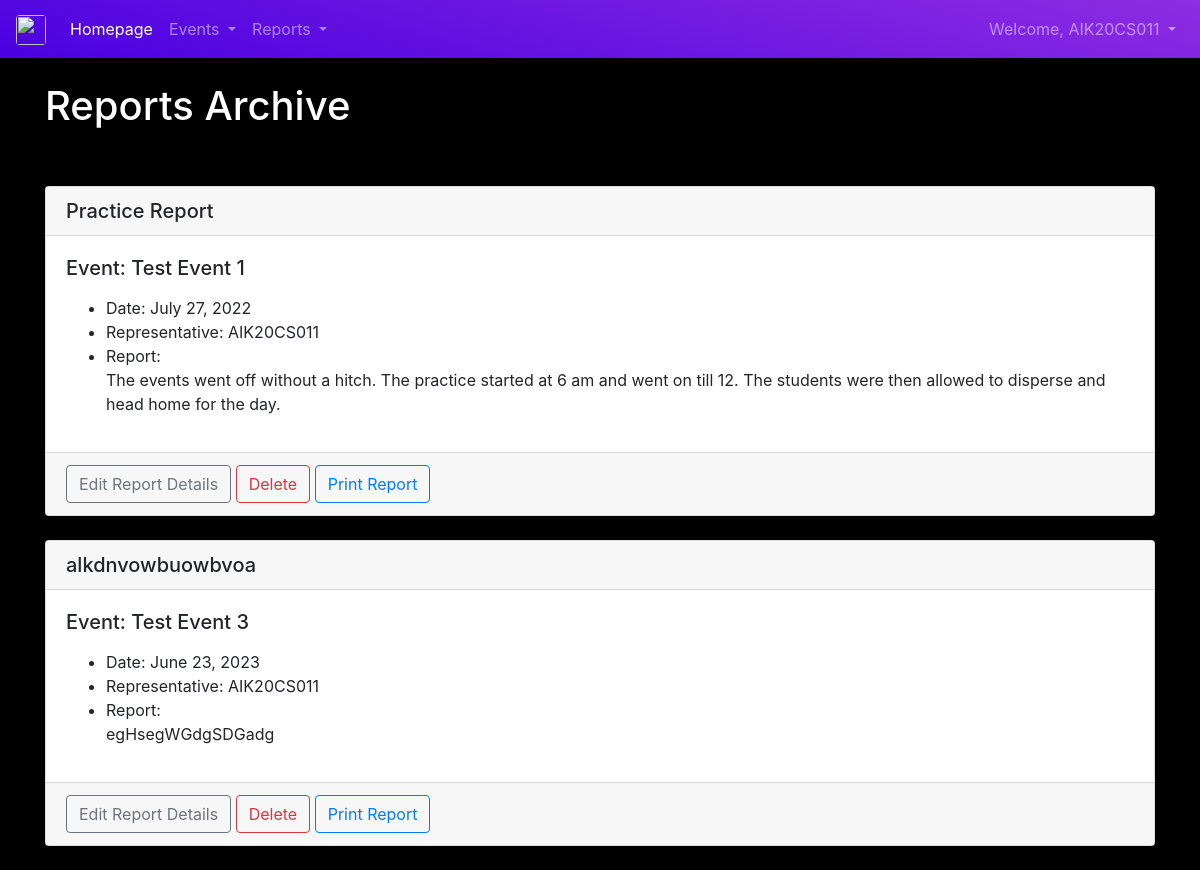
/reports (signed in), run on the app's committed database.
### App2/models.py (models this page shows, shortened)
class Report(models.Model):
    title = models.CharField('Event Report', max_length=100)
    event = models.OneToOneField(Event, blank=False, on_delete=models.CASCADE)
    report_date = models.DateField('Report Date')
    report_author = models.ForeignKey(User, blank=False, null=False, on_delete=models.CASCADE)
    body = RichTextField(blank=False)

class BaseModel(models.Model):
    objects=models.Manager()
    class Meta:
        abstract = True

class Event(BaseModel):
    name = models.CharField('Event Name', max_length=120)
    overseer = models.ForeignKey(User, default='', blank=True, null=False, on_delete=models.CASCADE, related_name='Overseer')
    event_club = models.ForeignKey(Club, default='', blank=True, null=False, on_delete=models.CASCADE)
    event_date = models.DateTimeField('Event Date')
    venue = models.ForeignKey(Venue, blank=True, null=True, on_delete=models.CASCADE)
    description = models.TextField(blank=True)
    attendees = models.ManyToManyField(User, blank=True, related_name='Attendees')
    approved = models.BooleanField(default=False)
    def __str__(self):
        return self.name

### App2/views.py (the view)
# urls.py: path("reports", views.reports, name="reports" ),
def reports(request):
    if request.user.is_authenticated:
        report1 = Report.objects.all()
        return render(request, 'App2/reports.html', {'report1': report1})
    else:
        messages.error(request, ("Please login to view the archive"))
        return HttpResponseRedirect('/')

### App2/templates/App2/reports.html (shortened to what this page needs)
<!DOCTYPE html>
<html lang="en">
<head>
</head>
<body>
{% extends "App2/header.html" %}
{% block content %}
{% if user.is_authenticated %}
<h1 id="header">Reports Archive</h1>
    <br/><br/>
    {% for report in report1 %}
    <div class="card">
        <h5 class="card-header">
            {{ report.title }}
        </h5>
        <div class="card-body">
            <h5 class="card-title">Event: {{ report.event }}</h5>
            <p class="card-text">
                <ul>
                <li>Date: {{ report.report_date }}</li>
                <li>Representative: {{ report.report_author }}</li>
                <li>Report: {{ report.body | safe }}</li>
                </ul>
            </p>
        </div>
        <div class="card-footer text-muted">
            <a href="/updatereport/{{ report.id }}" class="btn btn-outline-secondary">Edit Report Details</a>
            <a href="/deletereport/{{ report.id }}" class="btn btn-outline-danger">Delete</a>
            <a href="/printreport/{{ report.id }}" class="btn btn-outline-primary">Print Report</a>
        </div>
    </div>
    <br/>
    {% endfor %}
{% else %}
	<h1>Sorry! You must be logged in to view club reports.</h1>
	<br/>
	<p>Please <a href="/login">login</a> to access this page.</p>
    </form>
{% endif %}
{% endblock %}

### App2/templates/App2/includes/navbar.html (shortened to what this page needs)
<!DOCTYPE html>
<html lang="en">
<head>
</head>
<body>
{% if user.is_authenticated %}
    {% if user.is_superuser %}
        <nav class="navbar navbar-expand-lg navbar-light bg-custom-2">
          <a class="navbar-brand" href="/">
            <img src="https://aisat.ac.in/wp-content/uploads/2018/05/logo.png" class="rounded" width="30" height="30" alt="" loading="lazy">
          </a>
          <button class="navbar-toggler" type="button" data-toggle="collapse" data-target="#navbarSupportedContent1" aria-controls="navbarSupportedContent1" aria-expanded="false" aria-label="Toggle navigation">
            <span class="navbar-toggler-icon"></span>
          </button>
          <div class="collapse navbar-collapse" id="navbarSupportedContent1">
            <ul class="navbar-nav mr-auto">
              <li class="nav-item active">
                <a class="nav-link" href="clubhomepage">Homepage<span class="sr-only">(current)</span></a>
              </li>
              <li class="nav-item dropdown">
                <a class="nav-link dropdown-toggle" href="#" id="navbarDropdown1" role="button" data-toggle="dropdown" aria-haspopup="true" aria-expanded="false">
                  Venues
                </a>
                <div class="dropdown-menu" aria-labelledby="navbarDropdown1">
                  <a class="dropdown-item" href="/venues">Venues</a>
                  <a class="dropdown-item" href="/addvenue">Add Venue</a>
                </div>
              </li>
              <li class="nav-item dropdown">
                <a class="nav-link dropdown-toggle" href="#" id="navbarDropdown2" role="button" data-toggle="dropdown" aria-haspopup="true" aria-expanded="false">
                  Events
                </a>
                <div class="dropdown-menu" aria-labelledby="navbarDropdown2">
                  <a class="dropdown-item" href="/events">Events</a>
                  <a class="dropdown-item" href="/addevent">Add Events</a>
                  <a class="dropdown-item" href="/eventapproval">Event Approval</a>
                </div>
              </li>
              <li class="nav-item">
                <a class="nav-link" href="/reports">View Archive</a>
              </li>
              <li class="nav-item">
                <a class="nav-link" href="/users">View Users</a>
              </li>
            </ul>
            <ul class="navbar-nav">
                {% if user.is_authenticated %}
                <li class="nav-item dropdown">
                <a class="nav-link dropdown-toggle" href="#" id="navbarDropdown4" role="button" data-toggle="dropdown" aria-haspopup="true" aria-expanded="false">
                    Welcome, {{user.username}}
                </a>
                <div class="dropdown-menu" aria-labelledby="navbarDropdown4">
                  <a class="dropdown-item" href="/edituser">Edit Profile</a>
                  <a class="dropdown-item" href="/logout">Logout</a>
                </div>
              </li>
                {% else %}
                <li class="nav-item">
                    <a class="nav-link" href="/login">Login</a>
                </li>
                {% endif %}
            </ul>
          </div>
        </nav>
    {% else %}
        <nav class="navbar navbar-expand-lg navbar-dark bg-custom-1">
            <a class="navbar-brand" href="/">
                <img src="https://aisat.ac.in/wp-content/uploads/2018/05/logo.png" class="rounded" width="30" height="30" alt="" loading="lazy">
            </a>
        <div class="collapse navbar-collapse" id="navbarSupportedContent8">
            <ul class="navbar-nav mr-auto">
                <li class="nav-item active">
                  <a class="nav-link" href="/clubhomepage">Homepage<span class="sr-only">(current)</span></a>
                </li>
                <li class="nav-item dropdown">
                <a class="nav-link dropdown-toggle" href="#" id="navbarDropdown8" role="button" data-toggle="dropdown" aria-haspopup="true" aria-expanded="false">
                  Events
                </a>
              </li>
              <li class="nav-item dropdown">
                <a class="nav-link dropdown-toggle" href="#" id="navbarDropdown3" role="button" data-toggle="dropdown" aria-haspopup="true" aria-expanded="false">
                  Reports
                </a>
              </li>
            </ul>
            <ul class="navbar-nav">
                {% if user.is_authenticated %}
                    <li class="nav-item dropdown">
                        <a class="nav-link dropdown-toggle" href="#" id="navbarDropdown5" role="button" data-toggle="dropdown" aria-haspopup="true" aria-expanded="false">
                            Welcome, {{user.username}}
                        </a>
                    </li>
                {% else %}
                    <li class="nav-item">
                        <a class="nav-link" href="/login">Login</a>
                    </li>
                {% endif %}
            </ul>
        </div>
    </nav>
    {% endif %}
{% endif %}
</body>
</html>

### App2/static/css/home.css (style rules this page uses)
body { background-color: black !important; }
#header { color: white; !important }

### App2/templates/App2/includes/navbar.html (style rules this page uses)
.bg-custom-1 { background-image: linear-gradient(15deg, #4A00E0 0%, #8E2DE2 100%); }

### data on the page
Report: title "Practice Report", event "Test Event 1", report_date "July 27, 2022", report_author "AIK20CS011", body "The events went off without a hitch. The practice started at 6 am and went on till 12. The students were then allowed to disperse and head home for the day."
Report: title "alkdnvowbuowbvoa", event "Test Event 3", report_date "June 23, 2023", report_author "AIK20CS011", body "egHsegWGdgSDGadg"

### other printed values
{{ user.username }} "AIK20CS011"
